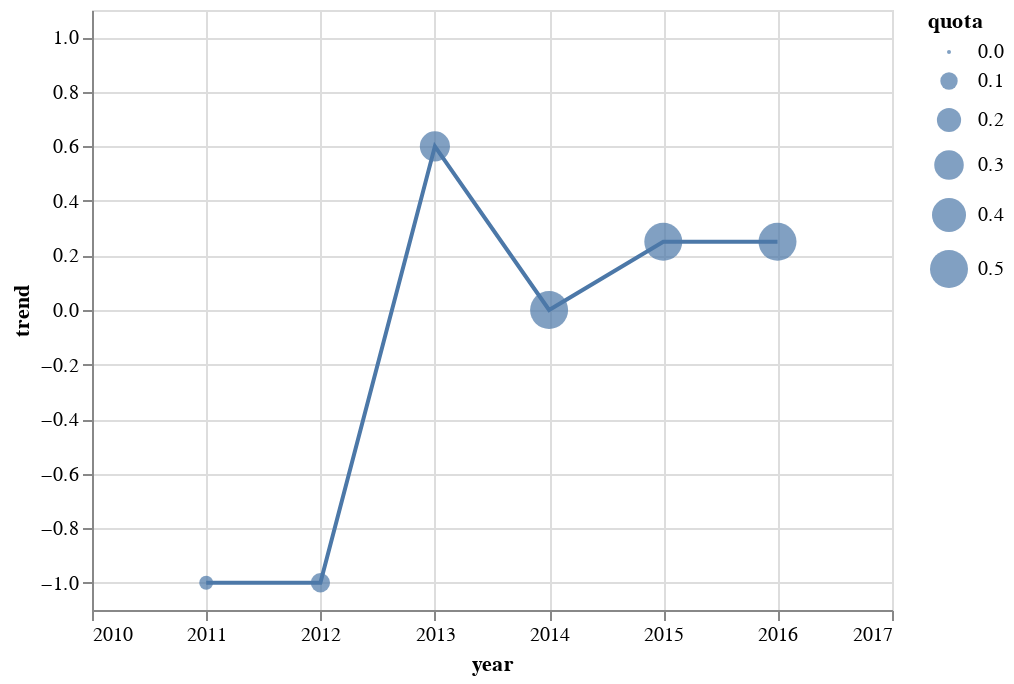

Notebook source saved alongside this figure:
### Code cell
base_chart = alt.Chart(data_full).encode(
    x='year',
    y=alt.Y('trend', scale=alt.Scale(domain=(-1.1, 1.1))),
    tooltip=[col for col in data_full.columns if col not in ['trend', 'quota', 'year']]
)

base_chart.mark_circle().encode(size='quota') + base_chart.mark_line()

### Figure 1 — Vega-Lite specification as saved in the notebook (floating-point values rounded to 4 significant figures)
{"$schema": "https://vega.github.io/schema/vega-lite/v2.4.3.json", "config": {"view": {"height": 300, "width": 400}}, "layer": [{"data": {"values": [{"Anteil Fußgänger an den Verkehrsmitteln in %": null, "Anteil PKW an den Verkehrsmitteln in %": null, "Anteil Radverkehr an den Verkehrsmitteln in %": null, "Anteil zugelassener E-Fahrzeuge in %": null, "Anteil zugelassener Plug-In Hybride am Gesamtbestand in %": null, "Anteil ÖPNV an den Verkehrsmitteln in %": null, "Anzahl Carsharing Fahrzeuge": null, "Anzahl Carsharing Standorte": null, "Anzahl Fahrradunfälle  mit leichtverletzten Personen": null, "Anzahl Fahrradunfälle  mit schwerverletzten Personen": null, "Anzahl der Fahrradunfälle in der Stadt Osnabrück": null, "Anzahl der Personen, die eher unzufrieden und überhaupt nicht zufrieden mit dem öffentlichem Nahverkehr sind": null, "Anzahl der Personen, die sehr und eher zufrieden mit dem öffentlichem Nahverkehr sind": null, "Anzahl der Verkehrsunfälle in der Stadt Osnabrück": 5060, "Beförderte Personen (ÖPNV)": null, "Carsharing Nutzer": null, "Durchschnitt PKW/Haushalt": null, "PKW-Dichte (Pkw/1000EW)": 47202013474396090, "quota": 0, "trend": null, "year": "2010-01-01"}, {"Anteil Fußgänger an den Verkehrsmitteln in %": null, "Anteil PKW an den Verkehrsmitteln in %": null, "Anteil Radverkehr an den Verkehrsmitteln in %": null, "Anteil zugelassener E-Fahrzeuge in %": null, "Anteil zugelassener Plug-In Hybride am Gesamtbestand in %": null, "Anteil ÖPNV an den Verkehrsmitteln in %": null, "Anzahl Carsharing Fahrzeuge": null, "Anzahl Carsharing Standorte": null, "Anzahl Fahrradunfälle  mit leichtverletzten Personen": null, "Anzahl Fahrradunfälle  mit schwerverletzten Personen": null, "Anzahl der Fahrradunfälle in der Stadt Osnabrück": null, "Anzahl der Personen, die eher unzufrieden und überhaupt nicht zufrieden mit dem öffentlichem Nahverkehr sind": null, "Anzahl der Personen, die sehr und eher zufrieden mit dem öffentlichem Nahverkehr sind": null, "Anzahl der Verkehrsunfälle in der Stadt Osnabrück": 5117, "Beförderte Personen (ÖPNV)": 35596801, "Carsharing Nutzer": null, "Durchschnitt PKW/Haushalt": null, "PKW-Dichte (Pkw/1000EW)": 4751155123913292, "quota": 0.0625, "trend": -1, "year": "2011-01-01"}, {"Anteil Fußgänger an den Verkehrsmitteln in %": null, "Anteil PKW an den Verkehrsmitteln in %": null, "Anteil Radverkehr an den Verkehrsmitteln in %": null, "Anteil zugelassener E-Fahrzeuge in %": null, "Anteil zugelassener Plug-In Hybride am Gesamtbestand in %": null, "Anteil ÖPNV an den Verkehrsmitteln in %": null, "Anzahl Carsharing Fahrzeuge": 41, "Anzahl Carsharing Standorte": 36, "Anzahl Fahrradunfälle  mit leichtverletzten Personen": null, "Anzahl Fahrradunfälle  mit schwerverletzten Personen": null, "Anzahl der Fahrradunfälle in der Stadt Osnabrück": null, "Anzahl der Personen, die eher unzufrieden und überhaupt nicht zufrieden mit dem öffentlichem Nahverkehr sind": null, "Anzahl der Personen, die sehr und eher zufrieden mit dem öffentlichem Nahverkehr sind": null, "Anzahl der Verkehrsunfälle in der Stadt Osnabrück": 5165, "Beförderte Personen (ÖPNV)": 35438793, "Carsharing Nutzer": 737, "Durchschnitt PKW/Haushalt": null, "PKW-Dichte (Pkw/1000EW)": 47924347255189140, "quota": 0.125, "trend": -1, "year": "2012-01-01"}, {"Anteil Fußgänger an den Verkehrsmitteln in %": 24, "Anteil PKW an den Verkehrsmitteln in %": 48, "Anteil Radverkehr an den Verkehrsmitteln in %": 20, "Anteil zugelassener E-Fahrzeuge in %": null, "Anteil zugelassener Plug-In Hybride am Gesamtbestand in %": null, "Anteil ÖPNV an den Verkehrsmitteln in %": 8, "Anzahl Carsharing Fahrzeuge": 49, "Anzahl Carsharing Standorte": 42, "Anzahl Fahrradunfälle  mit leichtverletzten Personen": 241, "Anzahl Fahrradunfälle  mit schwerverletzten Personen": 33, "Anzahl der Fahrradunfälle in der Stadt Osnabrück": 390, "Anzahl der Personen, die eher unzufrieden und überhaupt nicht zufrieden mit dem öffentlichem Nahverkehr sind": null, "Anzahl der Personen, die sehr und eher zufrieden mit dem öffentlichem Nahverkehr sind": null, "Anzahl der Verkehrsunfälle in der Stadt Osnabrück": 5331, "Beförderte Personen (ÖPNV)": 35681996, "Carsharing Nutzer": 960, "Durchschnitt PKW/Haushalt": null, "PKW-Dichte (Pkw/1000EW)": 4842567410543241, "quota": 0.3125, "trend": 0.6, "year": "2013-01-01"}, {"Anteil Fußgänger an den Verkehrsmitteln in %": null, "Anteil PKW an den Verkehrsmitteln in %": null, "Anteil Radverkehr an den Verkehrsmitteln in %": null, "Anteil zugelassener E-Fahrzeuge in %": null, "Anteil zugelassener Plug-In Hybride am Gesamtbestand in %": null, "Anteil ÖPNV an den Verkehrsmitteln in %": null, "Anzahl Carsharing Fahrzeuge": 69, "Anzahl Carsharing Standorte": 44, "Anzahl Fahrradunfälle  mit leichtverletzten Personen": 253, "Anzahl Fahrradunfälle  mit schwerverletzten Personen": 50, "Anzahl der Fahrradunfälle in der Stadt Osnabrück": 431, "Anzahl der Personen, die eher unzufrieden und überhaupt nicht zufrieden mit dem öffentlichem Nahverkehr sind": null, "Anzahl der Personen, die sehr und eher zufrieden mit dem öffentlichem Nahverkehr sind": null, "Anzahl der Verkehrsunfälle in der Stadt Osnabrück": 5268, "Beförderte Personen (ÖPNV)": 35539657, "Carsharing Nutzer": 1436, "Durchschnitt PKW/Haushalt": 77, "PKW-Dichte (Pkw/1000EW)": 4907526989580329, "quota": 0.5, "trend": 0, "year": "2014-01-01"}, {"Anteil Fußgänger an den Verkehrsmitteln in %": null, "Anteil PKW an den Verkehrsmitteln in %": null, "Anteil Radverkehr an den Verkehrsmitteln in %": null, "Anteil zugelassener E-Fahrzeuge in %": null, "Anteil zugelassener Plug-In Hybride am Gesamtbestand in %": null, "Anteil ÖPNV an den Verkehrsmitteln in %": null, "Anzahl Carsharing Fahrzeuge": 86, "Anzahl Carsharing Standorte": 47, "Anzahl Fahrradunfälle  mit leichtverletzten Personen": 259, "Anzahl Fahrradunfälle  mit schwerverletzten Personen": 52, "Anzahl der Fahrradunfälle in der Stadt Osnabrück": 434, "Anzahl der Personen, die eher unzufrieden und überhaupt nicht zufrieden mit dem öffentlichem Nahverkehr sind": 111, "Anzahl der Personen, die sehr und eher zufrieden mit dem öffentlichem Nahverkehr sind": 370, "Anzahl der Verkehrsunfälle in der Stadt Osnabrück": 5217, "Beförderte Personen (ÖPNV)": 36075670, "Carsharing Nutzer": 1860, "Durchschnitt PKW/Haushalt": 78, "PKW-Dichte (Pkw/1000EW)": 4789199174182332, "quota": 0.5, "trend": 0.25, "year": "2015-01-01"}, {"Anteil Fußgänger an den Verkehrsmitteln in %": null, "Anteil PKW an den Verkehrsmitteln in %": null, "Anteil Radverkehr an den Verkehrsmitteln in %": null, "Anteil zugelassener E-Fahrzeuge in %": null, "Anteil zugelassener Plug-In Hybride am Gesamtbestand in %": null, "Anteil ÖPNV an den Verkehrsmitteln in %": null, "Anzahl Carsharing Fahrzeuge": 79, "Anzahl Carsharing Standorte": 50, "Anzahl Fahrradunfälle  mit leichtverletzten Personen": 274, "Anzahl Fahrradunfälle  mit schwerverletzten Personen": 49, "Anzahl der Fahrradunfälle in der Stadt Osnabrück": 443, "Anzahl der Personen, die eher unzufrieden und überhaupt nicht zufrieden mit dem öffentlichem Nahverkehr sind": null, "Anzahl der Personen, die sehr und eher zufrieden mit dem öffentlichem Nahverkehr sind": null, "Anzahl der Verkehrsunfälle in der Stadt Osnabrück": 4904, "Beförderte Personen (ÖPNV)": 36305605, "Carsharing Nutzer": 2409, "Durchschnitt PKW/Haushalt": 79, "PKW-Dichte (Pkw/1000EW)": 48254780100508490, "quota": 0.5, "trend": 0.25, "year": "2016-01-01"}, {"Anteil Fußgänger an den Verkehrsmitteln in %": null, "Anteil PKW an den Verkehrsmitteln in %": null, "Anteil Radverkehr an den Verkehrsmitteln in %": null, "Anteil zugelassener E-Fahrzeuge in %": 6, "Anteil zugelassener Plug-In Hybride am Gesamtbestand in %": 3, "Anteil ÖPNV an den Verkehrsmitteln in %": null, "Anzahl Carsharing Fahrzeuge": null, "Anzahl Carsharing Standorte": null, "Anzahl Fahrradunfälle  mit leichtverletzten Personen": null, "Anzahl Fahrradunfälle  mit schwerverletzten Personen": null, "Anzahl der Fahrradunfälle in der Stadt Osnabrück": null, "Anzahl der Personen, die eher unzufrieden und überhaupt nicht zufrieden mit dem öffentlichem Nahverkehr sind": null, "Anzahl der Personen, die sehr und eher zufrieden mit dem öffentlichem Nahverkehr sind": null, "Anzahl der Verkehrsunfälle in der Stadt Osnabrück": null, "Beförderte Personen (ÖPNV)": null, "Carsharing Nutzer": null, "Durchschnitt PKW/Haushalt": 8, "PKW-Dichte (Pkw/1000EW)": null, "quota": 0, "trend": null, "year": "2017-01-01"}]}, "encoding": {"size": {"field": "quota", "type": "quantitative"}, "tooltip": [{"field": "Anteil Fußgänger an den Verkehrsmitteln in %", "type": "quantitative"}, {"field": "Anteil PKW an den Verkehrsmitteln in %", "type": "quantitative"}, {"field": "Anteil Radverkehr an den Verkehrsmitteln in %", "type": "quantitative"}, {"field": "Anteil zugelassener E-Fahrzeuge in %", "type": "quantitative"}, {"field": "Anteil zugelassener Plug-In Hybride am Gesamtbestand in %", "type": "quantitative"}, {"field": "Anteil ÖPNV an den Verkehrsmitteln in %", "type": "quantitative"}, {"field": "Anzahl Carsharing Fahrzeuge", "type": "quantitative"}, {"field": "Anzahl Carsharing Standorte", "type": "quantitative"}, {"field": "Anzahl Fahrradunfälle  mit leichtverletzten Personen", "type": "quantitative"}, {"field": "Anzahl Fahrradunfälle  mit schwerverletzten Personen", "type": "quantitative"}, {"field": "Anzahl der Fahrradunfälle in der Stadt Osnabrück", "type": "quantitative"}, {"field": "Anzahl der Personen, die eher unzufrieden und überhaupt nicht zufrieden mit dem öffentlichem Nahverkehr sind", "type": "quantitative"}, {"field": "Anzahl der Personen, die sehr und eher zufrieden mit dem öffentlichem Nahverkehr sind", "type": "quantitative"}, {"field": "Anzahl der Verkehrsunfälle in der Stadt Osnabrück", "type": "quantitative"}, {"field": "Beförderte Personen (ÖPNV)", "type": "quantitative"}, {"field": "Carsharing Nutzer", "type": "quantitative"}, {"field": "Durchschnitt PKW/Haushalt", "type": "quantitative"}, {"field": "PKW-Dichte (Pkw/1000EW)", "type": "quantitative"}], "x": {"field": "year", "type": "temporal"}, "y": {"field": "trend", "scale": {"domain": [-1.1, 1.1]}, "type": "quantitative"}}, "mark": "circle"}, {"data": {"values": [{"Anteil Fußgänger an den Verkehrsmitteln in %": null, "Anteil PKW an den Verkehrsmitteln in %": null, "Anteil Radverkehr an den Verkehrsmitteln in %": null, "Anteil zugelassener E-Fahrzeuge in %": null, "Anteil zugelassener Plug-In Hybride am Gesamtbestand in %": null, "Anteil ÖPNV an den Verkehrsmitteln in %": null, "Anzahl Carsharing Fahrzeuge": null, "Anzahl Carsharing Standorte": null, "Anzahl Fahrradunfälle  mit leichtverletzten Personen": null, "Anzahl Fahrradunfälle  mit schwerverletzten Personen": null, "Anzahl der Fahrradunfälle in der Stadt Osnabrück": null, "Anzahl der Personen, die eher unzufrieden und überhaupt nicht zufrieden mit dem öffentlichem Nahverkehr sind": null, "Anzahl der Personen, die sehr und eher zufrieden mit dem öffentlichem Nahverkehr sind": null, "Anzahl der Verkehrsunfälle in der Stadt Osnabrück": 5060, "Beförderte Personen (ÖPNV)": null, "Carsharing Nutzer": null, "Durchschnitt PKW/Haushalt": null, "PKW-Dichte (Pkw/1000EW)": 47202013474396090, "quota": 0, "trend": null, "year": "2010-01-01"}, {"Anteil Fußgänger an den Verkehrsmitteln in %": null, "Anteil PKW an den Verkehrsmitteln in %": null, "Anteil Radverkehr an den Verkehrsmitteln in %": null, "Anteil zugelassener E-Fahrzeuge in %": null, "Anteil zugelassener Plug-In Hybride am Gesamtbestand in %": null, "Anteil ÖPNV an den Verkehrsmitteln in %": null, "Anzahl Carsharing Fahrzeuge": null, "Anzahl Carsharing Standorte": null, "Anzahl Fahrradunfälle  mit leichtverletzten Personen": null, "Anzahl Fahrradunfälle  mit schwerverletzten Personen": null, "Anzahl der Fahrradunfälle in der Stadt Osnabrück": null, "Anzahl der Personen, die eher unzufrieden und überhaupt nicht zufrieden mit dem öffentlichem Nahverkehr sind": null, "Anzahl der Personen, die sehr und eher zufrieden mit dem öffentlichem Nahverkehr sind": null, "Anzahl der Verkehrsunfälle in der Stadt Osnabrück": 5117, "Beförderte Personen (ÖPNV)": 35596801, "Carsharing Nutzer": null, "Durchschnitt PKW/Haushalt": null, "PKW-Dichte (Pkw/1000EW)": 4751155123913292, "quota": 0.0625, "trend": -1, "year": "2011-01-01"}, {"Anteil Fußgänger an den Verkehrsmitteln in %": null, "Anteil PKW an den Verkehrsmitteln in %": null, "Anteil Radverkehr an den Verkehrsmitteln in %": null, "Anteil zugelassener E-Fahrzeuge in %": null, "Anteil zugelassener Plug-In Hybride am Gesamtbestand in %": null, "Anteil ÖPNV an den Verkehrsmitteln in %": null, "Anzahl Carsharing Fahrzeuge": 41, "Anzahl Carsharing Standorte": 36, "Anzahl Fahrradunfälle  mit leichtverletzten Personen": null, "Anzahl Fahrradunfälle  mit schwerverletzten Personen": null, "Anzahl der Fahrradunfälle in der Stadt Osnabrück": null, "Anzahl der Personen, die eher unzufrieden und überhaupt nicht zufrieden mit dem öffentlichem Nahverkehr sind": null, "Anzahl der Personen, die sehr und eher zufrieden mit dem öffentlichem Nahverkehr sind": null, "Anzahl der Verkehrsunfälle in der Stadt Osnabrück": 5165, "Beförderte Personen (ÖPNV)": 35438793, "Carsharing Nutzer": 737, "Durchschnitt PKW/Haushalt": null, "PKW-Dichte (Pkw/1000EW)": 47924347255189140, "quota": 0.125, "trend": -1, "year": "2012-01-01"}, {"Anteil Fußgänger an den Verkehrsmitteln in %": 24, "Anteil PKW an den Verkehrsmitteln in %": 48, "Anteil Radverkehr an den Verkehrsmitteln in %": 20, "Anteil zugelassener E-Fahrzeuge in %": null, "Anteil zugelassener Plug-In Hybride am Gesamtbestand in %": null, "Anteil ÖPNV an den Verkehrsmitteln in %": 8, "Anzahl Carsharing Fahrzeuge": 49, "Anzahl Carsharing Standorte": 42, "Anzahl Fahrradunfälle  mit leichtverletzten Personen": 241, "Anzahl Fahrradunfälle  mit schwerverletzten Personen": 33, "Anzahl der Fahrradunfälle in der Stadt Osnabrück": 390, "Anzahl der Personen, die eher unzufrieden und überhaupt nicht zufrieden mit dem öffentlichem Nahverkehr sind": null, "Anzahl der Personen, die sehr und eher zufrieden mit dem öffentlichem Nahverkehr sind": null, "Anzahl der Verkehrsunfälle in der Stadt Osnabrück": 5331, "Beförderte Personen (ÖPNV)": 35681996, "Carsharing Nutzer": 960, "Durchschnitt PKW/Haushalt": null, "PKW-Dichte (Pkw/1000EW)": 4842567410543241, "quota": 0.3125, "trend": 0.6, "year": "2013-01-01"}, {"Anteil Fußgänger an den Verkehrsmitteln in %": null, "Anteil PKW an den Verkehrsmitteln in %": null, "Anteil Radverkehr an den Verkehrsmitteln in %": null, "Anteil zugelassener E-Fahrzeuge in %": null, "Anteil zugelassener Plug-In Hybride am Gesamtbestand in %": null, "Anteil ÖPNV an den Verkehrsmitteln in %": null, "Anzahl Carsharing Fahrzeuge": 69, "Anzahl Carsharing Standorte": 44, "Anzahl Fahrradunfälle  mit leichtverletzten Personen": 253, "Anzahl Fahrradunfälle  mit schwerverletzten Personen": 50, "Anzahl der Fahrradunfälle in der Stadt Osnabrück": 431, "Anzahl der Personen, die eher unzufrieden und überhaupt nicht zufrieden mit dem öffentlichem Nahverkehr sind": null, "Anzahl der Personen, die sehr und eher zufrieden mit dem öffentlichem Nahverkehr sind": null, "Anzahl der Verkehrsunfälle in der Stadt Osnabrück": 5268, "Beförderte Personen (ÖPNV)": 35539657, "Carsharing Nutzer": 1436, "Durchschnitt PKW/Haushalt": 77, "PKW-Dichte (Pkw/1000EW)": 4907526989580329, "quota": 0.5, "trend": 0, "year": "2014-01-01"}, {"Anteil Fußgänger an den Verkehrsmitteln in %": null, "Anteil PKW an den Verkehrsmitteln in %": null, "Anteil Radverkehr an den Verkehrsmitteln in %": null, "Anteil zugelassener E-Fahrzeuge in %": null, "Anteil zugelassener Plug-In Hybride am Gesamtbestand in %": null, "Anteil ÖPNV an den Verkehrsmitteln in %": null, "Anzahl Carsharing Fahrzeuge": 86, "Anzahl Carsharing Standorte": 47, "Anzahl Fahrradunfälle  mit leichtverletzten Personen": 259, "Anzahl Fahrradunfälle  mit schwerverletzten Personen": 52, "Anzahl der Fahrradunfälle in der Stadt Osnabrück": 434, "Anzahl der Personen, die eher unzufrieden und überhaupt nicht zufrieden mit dem öffentlichem Nahverkehr sind": 111, "Anzahl der Personen, die sehr und eher zufrieden mit dem öffentlichem Nahverkehr sind": 370, "Anzahl der Verkehrsunfälle in der Stadt Osnabrück": 5217, "Beförderte Personen (ÖPNV)": 36075670, "Carsharing Nutzer": 1860, "Durchschnitt PKW/Haushalt": 78, "PKW-Dichte (Pkw/1000EW)": 4789199174182332, "quota": 0.5, "trend": 0.25, "year": "2015-01-01"}, {"Anteil Fußgänger an den Verkehrsmitteln in %": null, "Anteil PKW an den Verkehrsmitteln in %": null, "Anteil Radverkehr an den Verkehrsmitteln in %": null, "Anteil zugelassener E-Fahrzeuge in %": null, "Anteil zugelassener Plug-In Hybride am Gesamtbestand in %": null, "Anteil ÖPNV an den Verkehrsmitteln in %": null, "Anzahl Carsharing Fahrzeuge": 79, "Anzahl Carsharing Standorte": 50, "Anzahl Fahrradunfälle  mit leichtverletzten Personen": 274, "Anzahl Fahrradunfälle  mit schwerverletzten Personen": 49, "Anzahl der Fahrradunfälle in der Stadt Osnabrück": 443, "Anzahl der Personen, die eher unzufrieden und überhaupt nicht zufrieden mit dem öffentlichem Nahverkehr sind": null, "Anzahl der Personen, die sehr und eher zufrieden mit dem öffentlichem Nahverkehr sind": null, "Anzahl der Verkehrsunfälle in der Stadt Osnabrück": 4904, "Beförderte Personen (ÖPNV)": 36305605, "Carsharing Nutzer": 2409, "Durchschnitt PKW/Haushalt": 79, "PKW-Dichte (Pkw/1000EW)": 48254780100508490, "quota": 0.5, "trend": 0.25, "year": "2016-01-01"}, {"Anteil Fußgänger an den Verkehrsmitteln in %": null, "Anteil PKW an den Verkehrsmitteln in %": null, "Anteil Radverkehr an den Verkehrsmitteln in %": null, "Anteil zugelassener E-Fahrzeuge in %": 6, "Anteil zugelassener Plug-In Hybride am Gesamtbestand in %": 3, "Anteil ÖPNV an den Verkehrsmitteln in %": null, "Anzahl Carsharing Fahrzeuge": null, "Anzahl Carsharing Standorte": null, "Anzahl Fahrradunfälle  mit leichtverletzten Personen": null, "Anzahl Fahrradunfälle  mit schwerverletzten Personen": null, "Anzahl der Fahrradunfälle in der Stadt Osnabrück": null, "Anzahl der Personen, die eher unzufrieden und überhaupt nicht zufrieden mit dem öffentlichem Nahverkehr sind": null, "Anzahl der Personen, die sehr und eher zufrieden mit dem öffentlichem Nahverkehr sind": null, "Anzahl der Verkehrsunfälle in der Stadt Osnabrück": null, "Beförderte Personen (ÖPNV)": null, "Carsharing Nutzer": null, "Durchschnitt PKW/Haushalt": 8, "PKW-Dichte (Pkw/1000EW)": null, "quota": 0, "trend": null, "year": "2017-01-01"}]}, "encoding": {"tooltip": [{"field": "Anteil Fußgänger an den Verkehrsmitteln in %", "type": "quantitative"}, {"field": "Anteil PKW an den Verkehrsmitteln in %", "type": "quantitative"}, {"field": "Anteil Radverkehr an den Verkehrsmitteln in %", "type": "quantitative"}, {"field": "Anteil zugelassener E-Fahrzeuge in %", "type": "quantitative"}, {"field": "Anteil zugelassener Plug-In Hybride am Gesamtbestand in %", "type": "quantitative"}, {"field": "Anteil ÖPNV an den Verkehrsmitteln in %", "type": "quantitative"}, {"field": "Anzahl Carsharing Fahrzeuge", "type": "quantitative"}, {"field": "Anzahl Carsharing Standorte", "type": "quantitative"}, {"field": "Anzahl Fahrradunfälle  mit leichtverletzten Personen", "type": "quantitative"}, {"field": "Anzahl Fahrradunfälle  mit schwerverletzten Personen", "type": "quantitative"}, {"field": "Anzahl der Fahrradunfälle in der Stadt Osnabrück", "type": "quantitative"}, {"field": "Anzahl der Personen, die eher unzufrieden und überhaupt nicht zufrieden mit dem öffentlichem Nahverkehr sind", "type": "quantitative"}, {"field": "Anzahl der Personen, die sehr und eher zufrieden mit dem öffentlichem Nahverkehr sind", "type": "quantitative"}, {"field": "Anzahl der Verkehrsunfälle in der Stadt Osnabrück", "type": "quantitative"}, {"field": "Beförderte Personen (ÖPNV)", "type": "quantitative"}, {"field": "Carsharing Nutzer", "type": "quantitative"}, {"field": "Durchschnitt PKW/Haushalt", "type": "quantitative"}, {"field": "PKW-Dichte (Pkw/1000EW)", "type": "quantitative"}], "x": {"field": "year", "type": "temporal"}, "y": {"field": "trend", "scale": {"domain": [-1.1, 1.1]}, "type": "quantitative"}}, "mark": "line"}]}
